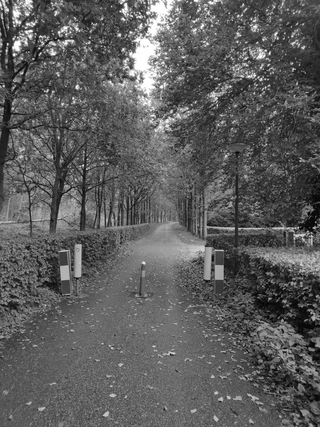
#> input picture Lab3/dataset/agv_clean.png, 320 x 427 px, shrunk from 1024 x 1365 before the run; the run also reads 2 pictures not shown here
$ python task1_averaging_filter.py   (older library calls are emulated)
#> lines starting #> are read from the running program, lines starting #| are printed output that depends on the picture
import cv2
import numpy as np
import matplotlib.pyplot as plt
import os


# ============================================================
# TASK 1 - NOISE SUPPRESSION USING AVERAGING FILTER
# ============================================================

# ------------------------------------------------------------
# Create output directory
# ------------------------------------------------------------

output_dir = "../output/task1"
os.makedirs(output_dir, exist_ok=True)


# ------------------------------------------------------------
# Read images
# ------------------------------------------------------------

clean = cv2.imread(
    "../dataset/agv_clean.png",
    cv2.IMREAD_GRAYSCALE
)
#> clean is the input picture: shape (427, 320); min 0, max 255, mean 92.3

noisy_sigma10 = cv2.imread(
    "../dataset/agv_noisy_sigma10.png",
    cv2.IMREAD_GRAYSCALE
)

noisy_sigma25 = cv2.imread(
    "../dataset/agv_noisy_sigma25.png",
    cv2.IMREAD_GRAYSCALE
)


if clean is None or noisy_sigma10 is None or noisy_sigma25 is None:
    print("Error: Dataset images not found.")
    exit()


# ============================================================
# FROM-SCRATCH 2D CORRELATION
# ============================================================

def correlate2d(image, kernel):

    image = image.astype(np.float32)
    kernel = kernel.astype(np.float32)

    image_height, image_width = image.shape
    kernel_height, kernel_width = kernel.shape

    pad_height = kernel_height // 2
    pad_width = kernel_width // 2

    # Zero padding
    padded = np.pad(
        image,
        (
            (pad_height, pad_height),
            (pad_width, pad_width)
        ),
        mode="constant",
        constant_values=0
    )

    output = np.zeros_like(image, dtype=np.float32)

    # Correlation
    for i in range(image_height):
        for j in range(image_width):

            region = padded[
                i:i + kernel_height,
                j:j + kernel_width
            ]

            output[i, j] = np.sum(
                region * kernel
            )

    return output


# ============================================================
# AVERAGING FILTER
# ============================================================

def averaging_filter(image, kernel_size):

    kernel = np.ones(
        (kernel_size, kernel_size),
        dtype=np.float32
    )

    kernel = kernel / (
        kernel_size * kernel_size
    )

    filtered = correlate2d(
        image,
        kernel
    )

    filtered = np.clip(
        filtered,
        0,
        255
    )

    return filtered.astype(np.uint8)


# ============================================================
# PSNR
# ============================================================

def calculate_psnr(original, processed):

    original = original.astype(np.float32)
    processed = processed.astype(np.float32)

    mse = np.mean(
        (original - processed) ** 2
    )

    if mse == 0:
        return float("inf")

    return 10 * np.log10(
        (255 ** 2) / mse
    )


# ============================================================
# SHARPNESS METRIC
# Variance of Laplacian
# ============================================================

def calculate_sharpness(image):

    laplacian = cv2.Laplacian(
        image,
        cv2.CV_64F
    )

    return laplacian.var()


# ============================================================
# PROCESS ALL CONFIGURATIONS
# ============================================================

noise_images = {
    "Sigma 10": noisy_sigma10,
    "Sigma 25": noisy_sigma25
}

kernel_sizes = [3, 5, 9]

results = []


for noise_name, noisy_image in noise_images.items():

    for kernel_size in kernel_sizes:

        print(
            f"Processing {noise_name}, "
            f"{kernel_size}x{kernel_size}"
        )

        filtered = averaging_filter(
            noisy_image,
            kernel_size
        )

        # Save output
        filename = (
            f"{noise_name.replace(' ', '_')}_"
            f"{kernel_size}x{kernel_size}.png"
        )

        output_path = os.path.join(
            output_dir,
            filename
        )

        cv2.imwrite(
            output_path,
            filtered
        )

        # Metrics
        psnr = calculate_psnr(
            clean,
            filtered
        )

        sharpness = calculate_sharpness(
            filtered
        )

        results.append(
            (
                noise_name,
                kernel_size,
                psnr,
                sharpness
            )
        )
#> this loop made 2 passes
#> noise_name on passes 1 to 2: 'Sigma 10', 'Sigma 25'
#| Processing Sigma 10, 3x3
#| Processing Sigma 10, 5x5
#| Processing Sigma 10, 9x9
#| Processing Sigma 25, 3x3
#| Processing Sigma 25, 5x5
#| Processing Sigma 25, 9x9
#> pass 1, in correlate2d, `padded = np.pad( image, ( (pad_height, pad_height), (pad_width, pad_wi..`:
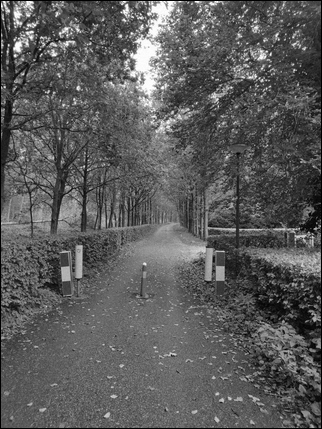
#> padded: shape (429, 322) float32; min 0, max 255, mean 90.8
#> pass 1, in averaging_filter, `filtered = correlate2d( image, kernel )`:
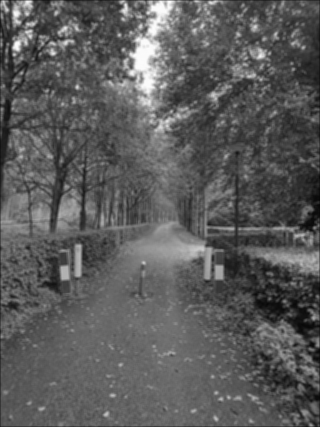
#> filtered: shape (427, 320) float32; min 6, max 252.2, mean 91.5
#> after the loop:
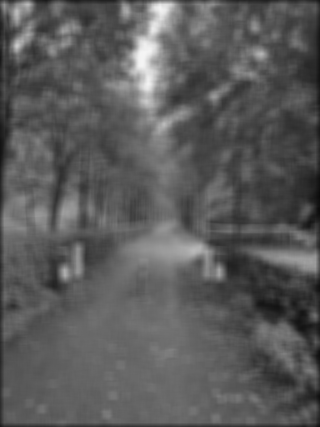
#> filtered: shape (427, 320); min 10, max 245, mean 90.4
#> after the loop, results = [('Sigma 10', 3, 24.12, 253.9), ('Sigma 10', 5, 21.62, 64.84), ('Sigma 10', 9, 20.2, 15.5), ('Sigma 25', 3, 23.98, 262), ('Sigma 25', 5, 21.58, 66.37), ('Sigma 25', 9, 20.18, 15.75)]


# ============================================================
# PRINT RESULTS
# ============================================================

print("\n")
print("=" * 65)
print("TASK 1 RESULTS")
print("=" * 65)

print(
    f"{'Noise':<12}"
    f"{'Kernel':<12}"
    f"{'PSNR (dB)':<15}"
    f"{'Sharpness':<15}"
)

print("-" * 65)

for noise, kernel, psnr, sharpness in results:

    print(
        f"{noise:<12}"
        f"{kernel}x{kernel:<10}"
        f"{psnr:<15.2f}"
        f"{sharpness:<15.2f}"
    )
#> this loop made 6 passes
#| Sigma 10    3x3         24.12          253.88
#| Sigma 10    5x5         21.62          64.84
#| Sigma 10    9x9         20.20          15.50
#| Sigma 25    3x3         23.98          261.95
#| Sigma 25    5x5         21.58          66.37
#| Sigma 25    9x9         20.18          15.75


# ============================================================
# OUTPUT GRID
# ============================================================

fig, axes = plt.subplots(
    2,
    4,
    figsize=(16, 8)
)


# First row - sigma 10

axes[0, 0].imshow(
    noisy_sigma10,
    cmap="gray"
)

axes[0, 0].set_title(
    "Noisy σ=10"
)

axes[0, 0].axis("off")


for index, kernel_size in enumerate(kernel_sizes):

    filtered = averaging_filter(
        noisy_sigma10,
        kernel_size
    )

    axes[0, index + 1].imshow(
        filtered,
        cmap="gray"
    )

    axes[0, index + 1].set_title(
        f"{kernel_size}×{kernel_size}"
    )

    axes[0, index + 1].axis("off")
#> this loop made 3 passes
#> pass 2, in correlate2d (call 8), `padded = np.pad( image, ( (pad_height, pad_height), (pad_width, pad_wi..`:
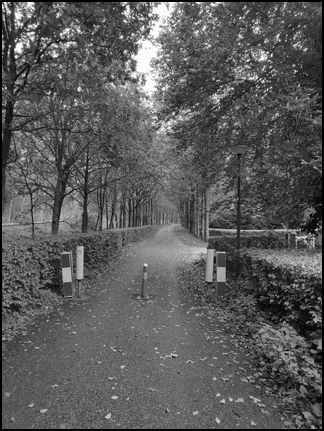
#> padded: shape (431, 324) float32; min 0, max 255, mean 89.9
#> pass 3, in correlate2d (call 9), `padded = np.pad( image, ( (pad_height, pad_height), (pad_width, pad_wi..`:
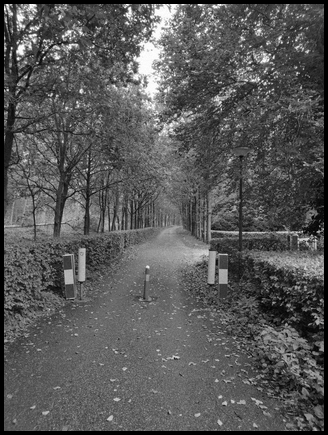
#> padded: shape (435, 328) float32; min 0, max 255, mean 87.9


# Second row - sigma 25

axes[1, 0].imshow(
    noisy_sigma25,
    cmap="gray"
)

axes[1, 0].set_title(
    "Noisy σ=25"
)

axes[1, 0].axis("off")


for index, kernel_size in enumerate(kernel_sizes):

    filtered = averaging_filter(
        noisy_sigma25,
        kernel_size
    )

    axes[1, index + 1].imshow(
        filtered,
        cmap="gray"
    )

    axes[1, index + 1].set_title(
        f"{kernel_size}×{kernel_size}"
    )

    axes[1, index + 1].axis("off")


plt.tight_layout()

grid_path = os.path.join(
    output_dir,
    "task1_averaging_grid.png"
)

plt.savefig(
    grid_path,
    dpi=200
)
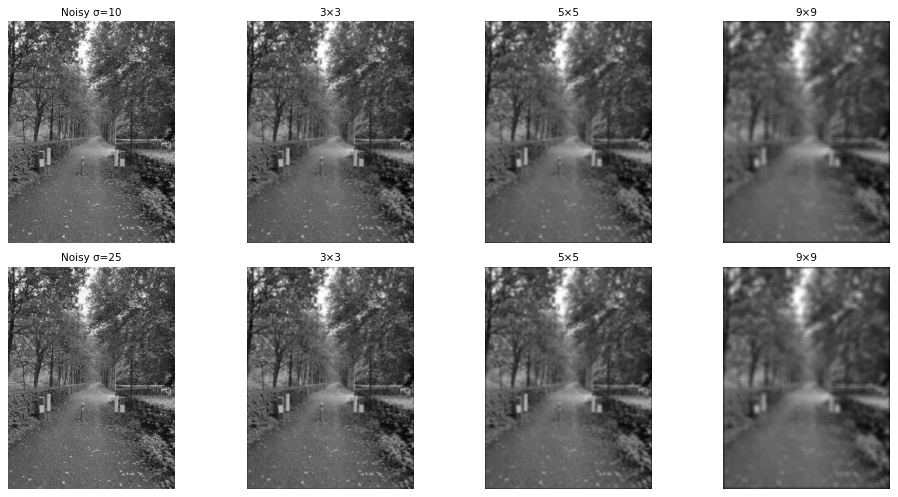
#> figure drawn by matplotlib, 8 panels

plt.show()


print("\nTask 1 completed successfully.")
print("Output folder:", output_dir)
#| Output folder: ../output/task1
